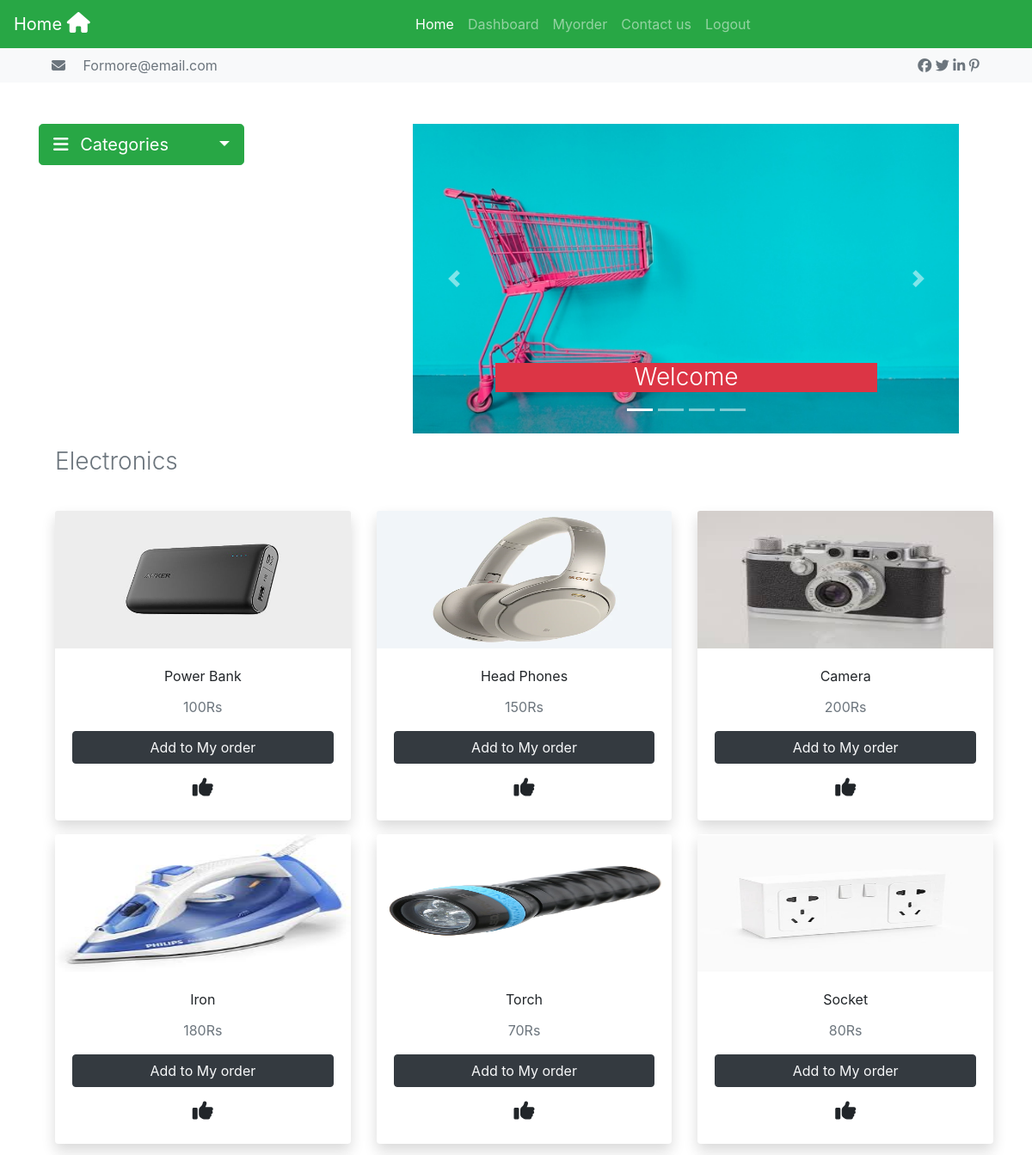
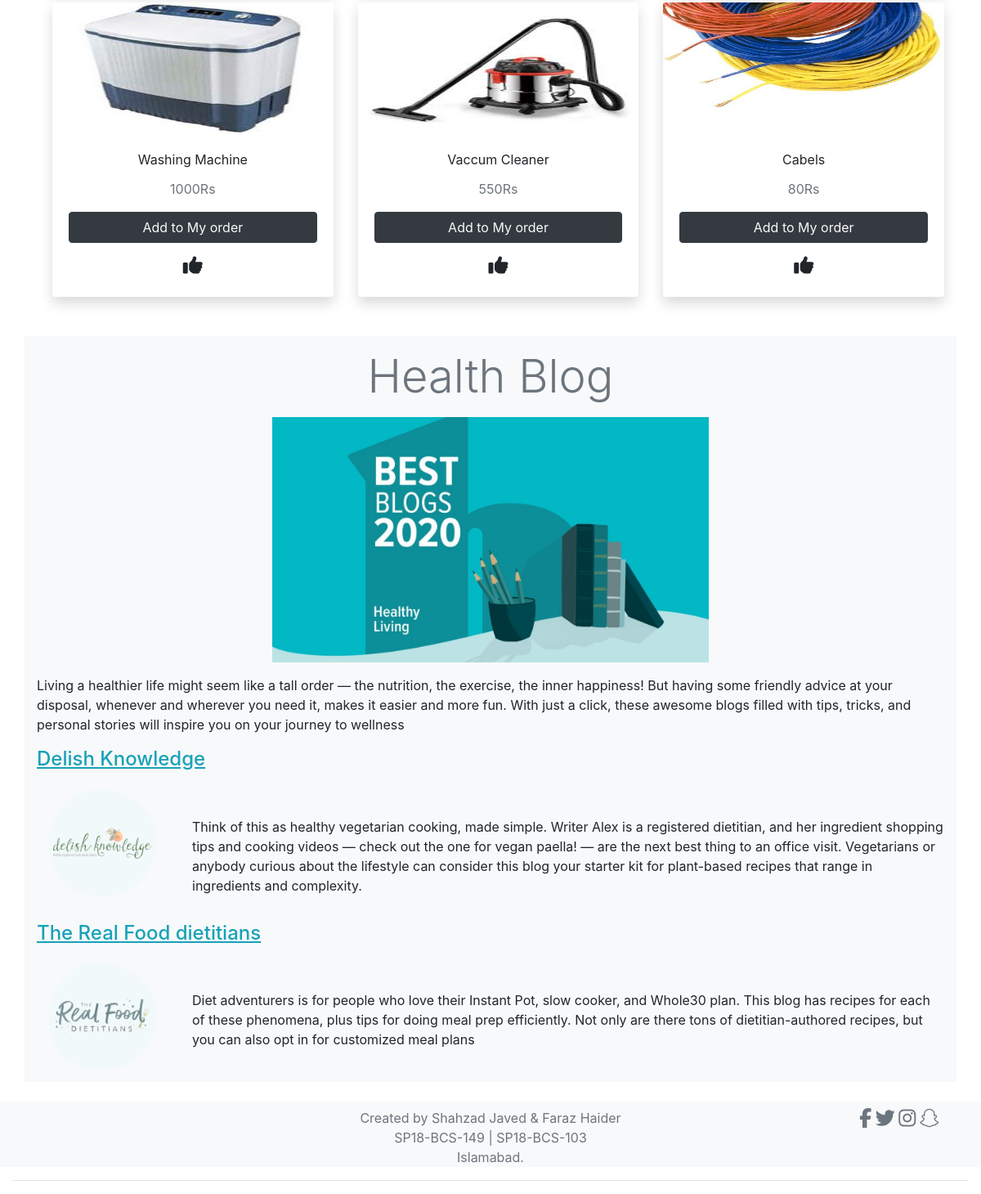
The app's page /Electronic.php (signed in) with its own data (2 pictures, top to bottom).
### tables this page shows
CREATE TABLE `items` (
  `id` int(11) NOT NULL,
  `item_name` varchar(32) NOT NULL,
  `category` varchar(32) NOT NULL,
  `picture` varchar(32) NOT NULL,
  `price` int(11) NOT NULL
);

### Electronic.php (the view, shortened to what this page needs)
<?php
include_once("./conn.php");
?>
<!DOCTYPE html>
<html lang="en">
<head>
    <link rel="stylesheet" href="https://maxcdn.bootstrapcdn.com/bootstrap/4.5.0/css/bootstrap.min.css">
    <link rel="stylesheet" href="https://cdnjs.cloudflare.com/ajax/libs/font-awesome/4.7.0/css/font-awesome.min.css">
    <link rel="stylesheet" href="https://cdnjs.cloudflare.com/ajax/libs/font-awesome/4.7.0/css/font-awesome.min.css">
</head>
<body>
    <nav class="navbar navbar-expand-lg navbar-dark bg-success static-top">
        <a class="navbar-brand" href="#">Home <i style='font-size:24px' class='fas'>&#xf015;</i> </a>
        <div class="collapse navbar-collapse" id="navbarResponsive">
            <ul class="navbar-nav offset-4">
                <li class="nav-item">
                    <a class="nav-link active" href="index.php">Home</a>
                </li>
                <li id="dashboard" class="nav-item">
                    <a class="nav-link" href="Dashboard.php">Dashboard</a>
                </li>
                <li id="myorder" class="nav-item">
                    <a class="nav-link" href="myorder.php">Myorder
                    </a>
                </li>
                <li class="nav-item">
                    <a class="nav-link" href="contactus.php">Contact us</a>
                </li>
                <li id="logout" class="nav-item">
                    <a class="nav-link" href="destroy_session.php">Logout</a>
                </li>
            </ul>
        </div>
    </nav>
    <div class="container-fluid">
        <div class="row bg-light">
            <div class="container mt-2 mb-2">
                <div class="col-12 text-muted">
                    <h7>
                        <i class="fa fa-envelope mr-3 text-muted"></i>
                        Formore@email.com
                    </h7>
                    <i class="fa fa-facebook offset-2 offset-md-9"></i>
                    <i class="fa fa-twitter"></i>
                    <i class="fa fa-linkedin"></i>
                    <i class="fa fa-pinterest-p"></i>
                </div>
            </div>
        </div>
    </div>
    <div class="container mt-5">
        <div class="row mt-1">
            <div class="col-12 col-md-3">
                <div class="dropdown">
                    <button type="button" class="btn btn-lg btn-success dropdown-toggle" data-toggle="dropdown">
                        <i class="fa fa-bars"></i>
                        <span class="ml-2 mr-5">Categories</span>
                    </button>
                </div>
                <br>
            </div>
            <div class="col-12 col-md-7 mt-1 mt-md-0 offset-md-1">
                <div class="row">
                    <div class="col-12 col-md-12 mt-1 mt-md-0 offset-md-1">
                        <div id="divslider" class="carousel slide" data-ride="carousel">
                            <ul class="carousel-indicators">
                                <li data-target="#demoslider" data-slide-to="0" class="active"></li>
                                <li data-target="#demoslider" data-slide-to="1"></li>
                                <li data-target="#demoslider" data-slide-to="2"></li>
                                <li data-target="#demoslider" data-slide-to="3"></li>
                            </ul>
                            <div class="carousel-inner">
                                <div class="carousel-item active">
                                    <img src="./Images/covercart3.jpg" alt="cover photo">
                                    <div class="carousel-caption">
                                        <h3 class="bg-danger font-weight-light">Welcome</h3>
                                    </div>
                                </div>
                            </div>
                            <a class="carousel-control-prev" href="#divslider" data-slide="prev">
                                <span class="carousel-control-prev-icon"></span>
                            </a>
                            <a class="carousel-control-next" href="#divslider" data-slide="next">
                                <span class="carousel-control-next-icon"></span>
                            </a>
                        </div>
                    </div>
                </div>
            </div>
        </div>
        <div class="row mt-3 ml-1">
            <div class="col-12">
                <h3 class="text-muted font-weight-light">Electronics</h3>
            </div>
        </div>
        <div class="row ml-1 mt-3 mb-3 text-center">
            <?php
            $count = 0;
            $items = array();
            $cart_items = array();
            $sql = "SELECT * from items where category='Electronics'";
            $result = mysqli_query($conn, $sql);
            $num_rows = mysqli_num_rows($result);
            $sql1 ="SELECT item_id from liked WHERE user_id = '".$_SESSION['user_id']."' ";
            $result1 = mysqli_query($conn, $sql1);
            $num_rows1 = mysqli_num_rows($result1);
            if ($num_rows1 > 0) {
                while ($row2 = mysqli_fetch_assoc($result1)) {
                    $lid = $row2['item_id'];
                    array_push($items,$lid);
                }
            }
            if ($num_rows > 0) {
                while ($row1 = mysqli_fetch_assoc($result)) {
                    if ($count % 3 == 0) {
                        echo '</div>
                        <div class="row ml-1 mt-3 mb-3 text-center">';
                    }
                    $name = $row1['item_name'];
                    $id = $row1['id'];
                    $img = $row1['picture'];
                    $price = $row1['price'];
                    if (in_array($id, $items)){
                        $input = '<i onClick="Like(' . $id . ','.$_SESSION['user_id'].')" id="'.$id.'like" style="font-size:24px; color:green;" class="fas mt-2 btn">&#xf164;</i>';
                    }
                    else{
                        $input = '<i onClick="Like(' . $id . ','.$_SESSION['user_id'].')" id="'.$id.'like" style="font-size:24px;" class="fas mt-2 btn">&#xf164;</i>';
                    }
                    if (in_array($id, $cart_items)){
                        $input1 = '<button onClick="Order(' . $id . ','.$_SESSION['user_id'].')" class="btn btn-dark btn-block text-light '.$id.'cart" style="background-color:green;" id="btn-1">Added in Cart</button>';
                    }
                    else{
                        $input1 = '<button onClick="Order(' . $id . ','.$_SESSION['user_id'].')" class="btn btn-dark btn-block text-light '.$id.'cart" id="btn-1">Add to My order</button>';
                    }
                    echo '
                    <div class="col-sm">
                        <div class="card border-0 shadow" id="' . $id . '">
                            <img class="card-img-top" src="' . $img . '" alt="Card image">
                            <div class="card-body">
                                <p class="card-title">' . $name . '</p>
                                    <p class="card-text text-muted">' . $price . 'Rs</p>
                                '.$input1.$input.'
                            </div>
                        </div>
                    </div>';
                    $count++;
                }
            }
            ?>
        </div>
        <div class="row bg-light mt-5">
            <div class="col-12 mt-3 text-center">
                <h1 class="mb-3 text-muted display-4">Health Blog</h1>
                <img src="./Images/healthblog1.jpg" style="width: auto; height:300px;">
                <p class="mt-3 text-left">
                    Living a healthier life might seem like a tall order — the nutrition,
                    the exercise, the inner happiness! But having some friendly advice at your disposal,
                    whenever and wherever you need it, makes it easier and more fun. With just a click,
                    these awesome blogs filled with tips, tricks,
                    and personal stories will inspire you on your journey to wellness
                </p>
                <h4 class="text-left text-info"><ins>Delish Knowledge</ins></h4>
                <div class="text-left">
                    <div class="row">
                        <div class="col-12 col-md-2">
                            <img src="./Images/delish.png">
                        </div>
                        <div class="col-10 mt-5">
                            Think of this as healthy vegetarian cooking, made simple. Writer Alex is a registered dietitian,
                            and her ingredient shopping tips and cooking videos — check out the one for vegan paella! — are the
                            next best thing to an office visit. Vegetarians or anybody curious about the lifestyle can consider this
                            blog your starter kit for plant-based recipes that range in ingredients and complexity.
                        </div>
                    </div>
                    <h4 class="text-left text-info mt-3"><ins>The Real Food dietitians</ins></h4>
                    <div class="row">
                        <div class="col-12 col-md-2">
                            <img src="./Images/realfood.png">
                        </div>
                        <div class="col-10 mt-5">
                            Diet adventurers is for people who love their Instant Pot, slow cooker, and Whole30 plan.
                            This blog has recipes for each of these phenomena, plus tips for doing meal prep efficiently.
                            Not only are there tons of dietitian-authored recipes, but you can also opt in for customized meal plans
                        </div>
                    </div>
                </div>
            </div>
        </div>
    </div>
    <br>
    <div class="container-fluid">
        <hr>
    </div>
</body>
</html>

### Electronic.php (style rules this page uses)
img { width: auto; height: 160px; }
.carousel-inner img { background-size: cover; min-height: 45vh; }

### records on screen
items: picture (picture), item_name "Power Bank", price "100"
items: picture (picture), item_name "Head Phones", price "150"
items: picture (picture), item_name "Camera", price "200"
items: picture (picture), item_name "Iron", price "180"
items: picture (picture), item_name "Torch", price "70"
items: picture (picture), item_name "Socket", price "80"
items: picture (picture), item_name "Washing Machine", price "1000"
items: picture (picture), item_name "Vaccum Cleaner", price "550"
items: picture (picture), item_name "Cabels", price "80"
